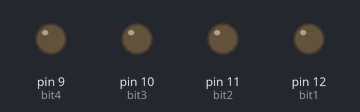
A sketch run on a simulated Arduino Uno, built with avr-gcc and run on an emulated ATmega328P. On the bench: output pins drawn as LEDs (lit = HIGH).

Above: at 0.5 s.
At 2.5 s:
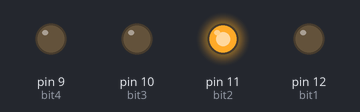
At 3.5 s:
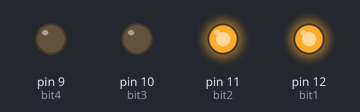
At 5.5 s:
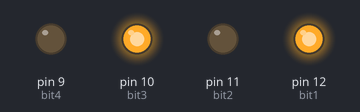
At 8.5 s:
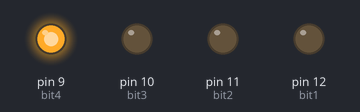
At 11.5 s:
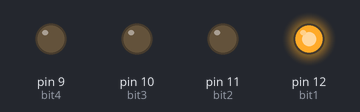
Timing chart, 0 to 13.0 s (numbered marks = the images above):
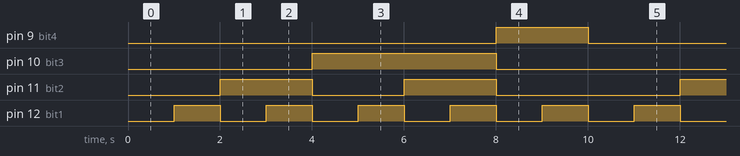

The sketch:

_7_seg.ino
```cpp
// Blink program

int bit1 = 12;
int bit2 = 11;
int bit3 = 10;
int bit4 = 9;

void setup()
{
  pinMode(bit1, OUTPUT);
  pinMode(bit2, OUTPUT);
  pinMode(bit3, OUTPUT);
  pinMode(bit4, OUTPUT);
}

void loop()
{
  digitalWrite(bit1, LOW);
  digitalWrite(bit2, LOW);
  digitalWrite(bit3, LOW);
  digitalWrite(bit4, LOW);
  delay(1000);
  digitalWrite(bit1, HIGH);
  digitalWrite(bit2, LOW);
  digitalWrite(bit3, LOW);
  digitalWrite(bit4, LOW);
  delay(1000);
  digitalWrite(bit1, LOW);
  digitalWrite(bit2, HIGH);
  digitalWrite(bit3, LOW);
  digitalWrite(bit4, LOW);
  delay(1000);
  digitalWrite(bit1, HIGH);
  digitalWrite(bit2, HIGH);
  digitalWrite(bit3, LOW);
  digitalWrite(bit4, LOW);
  delay(1000);
  digitalWrite(bit1, LOW);
  digitalWrite(bit2, LOW);
  digitalWrite(bit3, HIGH);
  digitalWrite(bit4, LOW);
  delay(1000);
  digitalWrite(bit1, HIGH);
  digitalWrite(bit2, LOW);
  digitalWrite(bit3, HIGH);
  digitalWrite(bit4, LOW);
  delay(1000);
  digitalWrite(bit1, LOW);
  digitalWrite(bit2, HIGH);
  digitalWrite(bit3, HIGH);
  digitalWrite(bit4, LOW);
  delay(1000);
  digitalWrite(bit1, HIGH);
  digitalWrite(bit2, HIGH);
  digitalWrite(bit3, HIGH);
  digitalWrite(bit4, LOW);
  delay(1000);
  digitalWrite(bit1, LOW);
  digitalWrite(bit2, LOW);
  digitalWrite(bit3, LOW);
  digitalWrite(bit4, HIGH);
  delay(1000);
  digitalWrite(bit1, HIGH);
  digitalWrite(bit2, LOW);
  digitalWrite(bit3, LOW);
  digitalWrite(bit4, HIGH);
  delay(1000);
}
```

Measured:
- by itself, pin 9 (bit4): alternates HIGH for 2.0 s and LOW for 8.0 s
- by itself, pin 10 (bit3): alternates HIGH for 4.0 s and LOW for 6.0 s
- by itself, pin 11 (bit2): repeats every 10.0 s: LOW 2.0 s, HIGH 2.0 s, LOW 4.0 s, HIGH 2.0 s
- by itself, pin 12 (bit1): alternates HIGH for 1.0 s and LOW for 1.0 s
